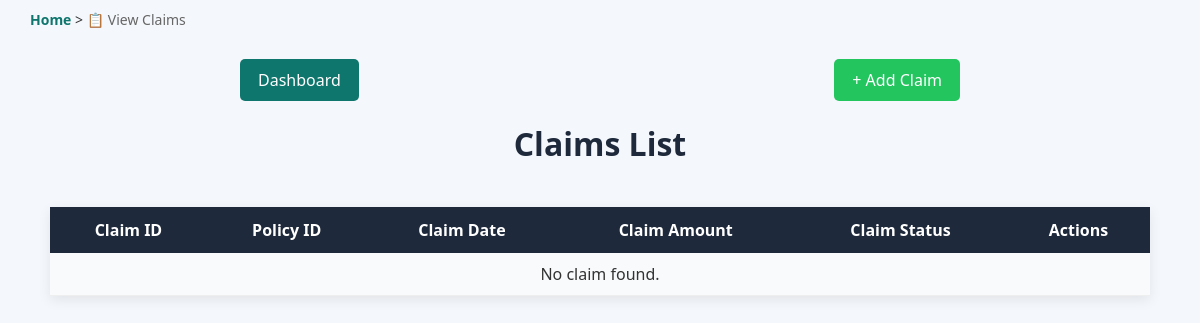
Before: /claims/view_claims.php with the older database file.
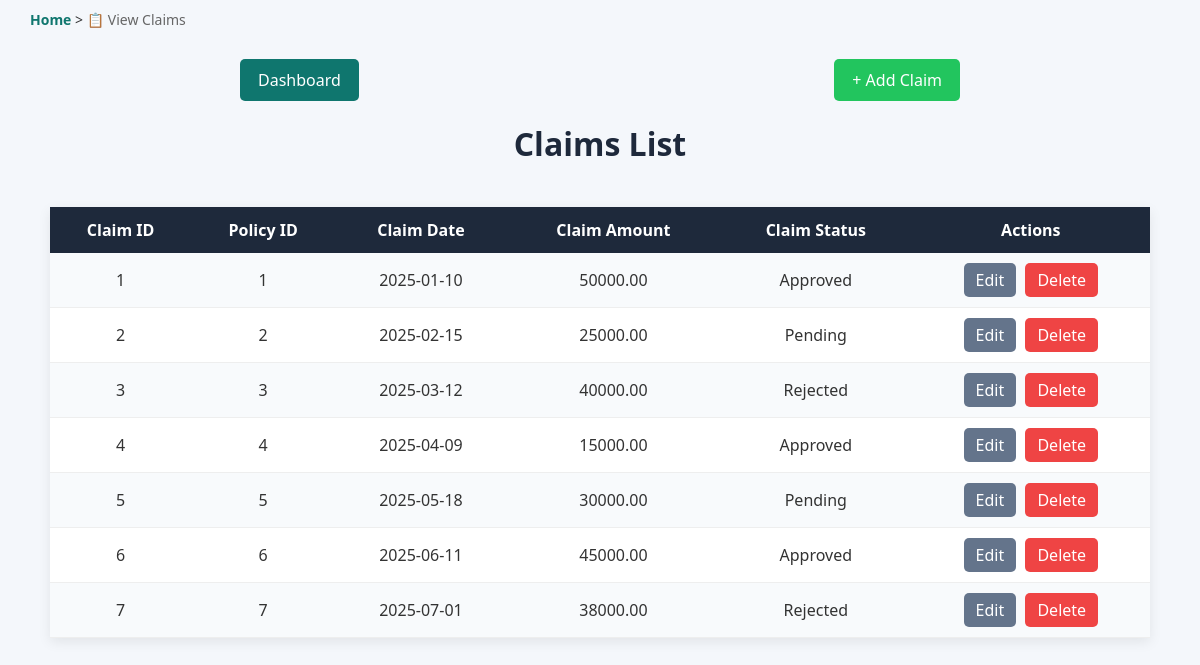
After: the same page with the newer database file.
### tables this page shows
CREATE TABLE claims (claim_id INT AUTO_INCREMENT PRIMARY KEY, policy_id INT NOT NULL, claim_date DATE NOT NULL, claim_amount DECIMAL(10,2) NOT NULL,
 claim_status VARCHAR(20) DEFAULT 'Pending',
 FOREIGN KEY (policy_id) REFERENCES policies(policy_id) ON DELETE CASCADE);

### claims/view_claims.php (the view, shortened to what this page needs)
<?php include '../db_config.php'; ?>
<!DOCTYPE html>
<html lang="en">
<head>
<link rel="stylesheet" href="../styles.css">
</head>
<body>
<div class="breadcrumb">
<a href="../index.php">Home</a>
>
<span>📋 View Claims</span>
</div>
<div class="action-bar">
<a href="../index.php" class="back-button">
Dashboard
</a>
<a href="add_claim.php" class="add-button">
+ Add Claim
</a>
</div>
    <h1>Claims List</h1>
<div class="table-wrapper">
<table>
        <tr>
            <th>Claim ID</th>
            <th>Policy ID</th>
            <th>Claim Date</th>
            <th>Claim Amount</th>
            <th>Claim Status</th>
            <th>Actions</th>
        </tr>
        <?php
$sql = "SELECT * FROM claims";
$result = $conn->query($sql);
if ($result->num_rows > 0) {
while($row = $result->fetch_assoc()) {
?>
<tr>
<td><?= $row['claim_id']; ?></td>
<td><?= $row['policy_id']; ?></td>
<td><?= $row['claim_date']; ?></td>
<td><?= $row['claim_amount']; ?></td>
<td><?= $row['claim_status']; ?></td>
<td>
<a class="edit-btn"
href="edit_claims.php?id=<?= $row['claim_id']; ?>">
Edit
</a>
<a class="delete-btn"
onclick="return confirm('Delete this record?')"
href="delete_claims.php?id=<?= $row['claim_id']; ?>">
Delete
</a>
</td>
</tr>
<?php
}
} else {
echo "<tr>
<td colspan='6'>No claim found.</td>
</tr>";
}
?>
    </table>
</div>
</body>
</html>

### styles.css (style rules this page uses)
:root { --primary:#0f766e; --secondary:#1e293b; --success:#22c55e; --warning:#6366f1; --danger:#ef4444; --light:#f4f7fb; --text:#333; --border:#d1d5db; --shadow:0 4px 12px rgba(0,0,0,0.08); }
body { font-family:Segoe UI,sans-serif; margin:0; background:var(--light); color:var(--text); }
h1 { text-align:center; color:var(--secondary); }
.action-bar { width:60%; margin:20px auto; display:flex; justify-content:space-between; align-items:center; margin-bottom:20px; }
table { width:95%; margin:20px auto; border-collapse:collapse; background:white; box-shadow:var(--shadow); }
th { background:var(--secondary); color:white; padding:12px; }
td { padding:10px; text-align:center; border-bottom:1px solid #eee; }
tr:nth-child(even) { background:#f8fafc; }
.breadcrumb { width:95%; margin:auto; padding:10px 0; font-size:14px; }
.breadcrumb a { text-decoration:none; color:var(--primary); font-weight:600; }
.breadcrumb span { color:#666; }
.back-button { display:inline-block; padding:10px 18px; background:#0f766e; color:white; text-decoration:none; border-radius:5px; transition:0.3s; }
.add-button { display:inline-block; padding:10px 18px; background:#22c55e; color:white; text-decoration:none; border-radius:5px; transition:0.3s; }
.edit-btn { display:inline-block; padding:6px 12px; background:#64748b; color:white; text-decoration:none; border-radius:5px; margin-right:5px; transition:0.3s; }
.delete-btn { display:inline-block; padding:6px 12px; background:#ef4444; color:white; text-decoration:none; border-radius:5px; transition:0.3s; }
.table-wrapper { width:95%; margin:auto; overflow-x:auto; }
.table-wrapper table { min-width:1100px; }

Changed rows visible on the page:
added claims: claim_id "1", policy "1", claim_date "2025-01-10", claim_amount "50000.00", claim_status "Approved"
added claims: claim_id "2", policy "2", claim_date "2025-02-15", claim_amount "25000.00", claim_status "Pending"
added claims: claim_id "3", policy "3", claim_date "2025-03-12", claim_amount "40000.00", claim_status "Rejected"
added claims: claim_id "4", policy "4", claim_date "2025-04-09", claim_amount "15000.00", claim_status "Approved"
added claims: claim_id "5", policy "5", claim_date "2025-05-18", claim_amount "30000.00", claim_status "Pending"
added claims: claim_id "6", policy "6", claim_date "2025-06-11", claim_amount "45000.00", claim_status "Approved"
added claims: claim_id "7", policy "7", claim_date "2025-07-01", claim_amount "38000.00", claim_status "Rejected"
Other visible differences:
text no longer shown: "No claim found."
